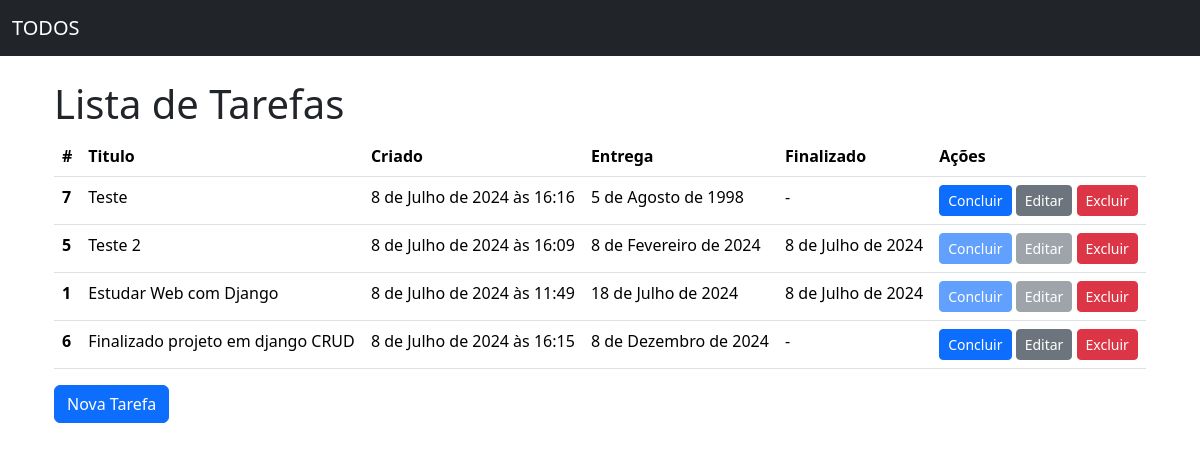
The page / on the database its author committed.
### todos/models.py (models this page shows, shortened)
class Todo(models.Model):
    title = models.CharField(verbose_name="Título", max_length=100, null=False, blank=False)
    created_at = models.DateTimeField(auto_now_add=True, null=False, blank=False)
    deadline = models.DateField(verbose_name="Data Entrega", null=False, blank=False)
    finished_at = models.DateField(null=True)
    class Meta:
        ordering = ["deadline"]

### todos/views.py (the view)
# urls.py: path("", TodoListView.as_view(), name="todo_list"),
class TodoListView(ListView):
    model = Todo

### todos/templates/todos/todo_list.html (shortened to what this page needs)
{% extends "base.html" %}
{% block content %}
  <main class="container">
    <h1>Lista de Tarefas</h1>
    {% if todo_list %}
      <table class="table">
        <thead>
          <tr>
            <th scope="col">#</th>
            <th scope="col">Titulo</th>
            <th scope="col">Criado</th>
            <th scope="col">Entrega</th>
            <th scope="col">Finalizado</th>
            <th scope="col">Ações</th>
          </tr>
        </thead>
        <tbody>
          {% for todo in todo_list %}
            <tr>
              <th scope="row">{{ todo.pk}}</th>
              <td>{{ todo.title }}</td>
              <td>{{ todo.created_at }}</td>
              <td>{{ todo.deadline }}</td>
              <td>{{ todo.finished_at|default:"-" }}</td>
              <td>
                <a href="{% url "todo_complete" pk=todo.pk %}" class="btn btn-sm btn-primary {% if todo.finished_at %}disabled{% endif %} ">Concluir</a>
                <a href="{% url "todo_update" pk=todo.pk %}" class="btn btn-sm btn-secondary {% if todo.finished_at %}disabled{% endif %}">Editar</a>
                <a href="{% url "todo_delete" pk=todo.pk %}" class="btn btn-sm btn-danger">Excluir</a>
              </td>
            </tr>
          {% endfor %}
        </tbody>
      </table>
    {% else %}
      <p>Não há tarefas cadastradas.</p>
    {% endif %}
    <a href="{% url 'todo_create' %}" class="btn btn-primary">Nova Tarefa</a>
  </main>
{% endblock content %}

### todos/templates/base.html (shortened to what this page needs)
<!DOCTYPE html>
<html lang="pt-br">
  <head>
    <link href="https://cdn.jsdelivr.net/npm/bootstrap@5.3.3/dist/css/bootstrap.min.css" rel="stylesheet">
  </head>
  <body>
    <nav class="navbar bg-dark mb-4" data-bs-theme="dark" >
      <div class="container-fluid">
        <a class="navbar-brand" href="{% url "todo_list" %}">TODOS</a>
      </div>
    </nav>
    <main class="container">
      {% block content%} {% endblock content %}
    </main>
  </body>
</html>

### rows shown on the page
Todo: pk "7", title "Teste", created_at "8 de Julho de 2024 às 16:16", deadline "5 de Agosto de 1998", finished_at "-"
Todo: pk "5", title "Teste 2", created_at "8 de Julho de 2024 às 16:09", deadline "8 de Fevereiro de 2024", finished_at "8 de Julho de 2024"
Todo: pk "1", title "Estudar Web com Django", created_at "8 de Julho de 2024 às 11:49", deadline "18 de Julho de 2024", finished_at "8 de Julho de 2024"
Todo: pk "6", title "Finalizado projeto em django CRUD", created_at "8 de Julho de 2024 às 16:15", deadline "8 de Dezembro de 2024", finished_at "-"
